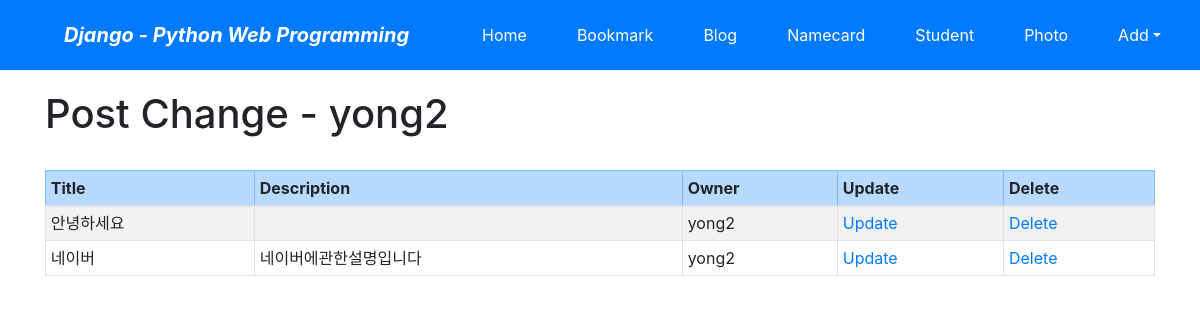
Page /blog/change/ (signed in) on the committed database.
### blog/models.py (models this page shows, shortened)
class Post(models.Model):
    title = models.CharField(verbose_name='TITLE', max_length=50)
    slug = models.SlugField('SLUG', unique=True, allow_unicode=True, help_text='one word for title alias.')
    description = models.CharField('DESCRIPTION', max_length=100, blank=True, help_text='simple description text.')
    content = models.TextField('CONTENT')
    create_dt = models.DateTimeField('CREATE DATE', auto_now_add=True)
    modify_dt = models.DateTimeField('MODIFY DATE', auto_now=True)
    owner = models.ForeignKey(User,on_delete=models.CASCADE,verbose_name='OWNER',blank=True,null=True) # 추가
    class Meta:
        verbose_name = 'post'
        verbose_name_plural = 'posts'
        db_table = 'blog_posts'
        ordering = ('-modify_dt',)

### blog/views.py (the view)
class PostChangeLV(LoginRequiredMixin, ListView):
    template_name = 'blog/post_change_list.html'
    def get_queryset(self):
        return Post.objects.filter(owner=self.request.user)

### blog/templates/blog/post_change_list.html (shortened to what this page needs)
{% extends "base.html" %}
{% block content %}
    <h1>Post Change - {{user}}</h1>
    <br>
    <table class="table table-bordered table-sm table-striped">
        <thead>
        <tr class="table-primary">
            <th>Title</th>
            <th>Description</th>
            <th>Owner</th>
            <th>Update</th>
            <th>Delete</th>
        </tr>
        </thead>
        <tbody>
        {% for item in object_list %}
        <tr>
            <td>{{ item.title }}</td>
            <td>{{ item.description }}</td>
            <td>{{ item.owner }}</td>
            <td><a href="{% url 'blog:update' item.id %}">Update</a></td>
            <td><a href="{% url 'blog:delete' item.id %}">Delete</a></td>
        </tr>
        {% endfor %}
        </tbody>
    </table>
{% endblock %}

### rows in the picture
Post: title "안녕하세요", owner "yong2"
Post: title "네이버", description "네이버에관한설명입니다", owner "yong2"

### other values in the picture
{{ user }} "yong2"
